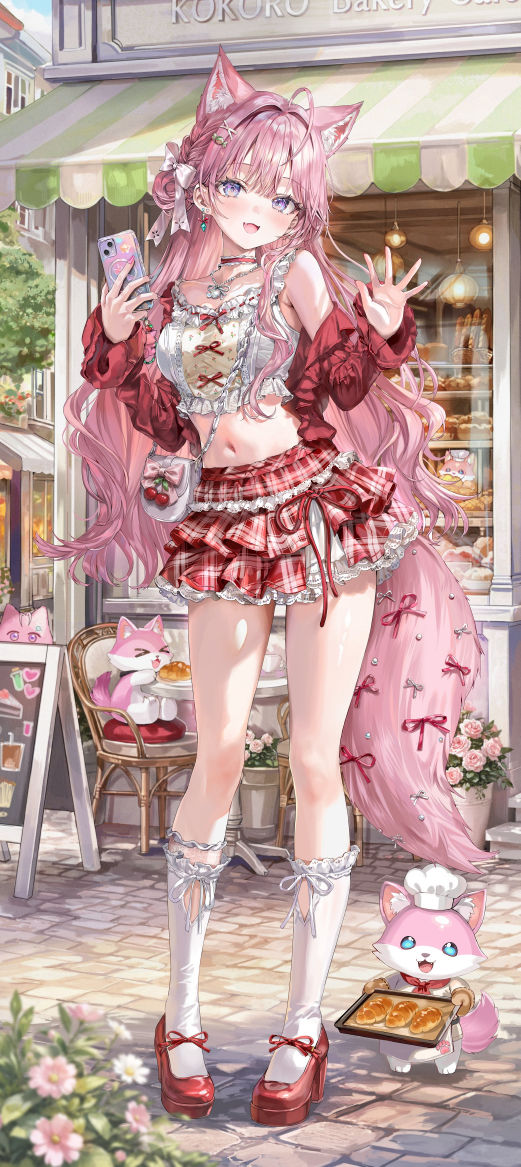
#> input picture Image_1788166268892_463.jpg, 1562 x 3500 px (shown at 1/3 size)
$ python -i png_meta.py   (imports and definitions only)
#> lines starting #> are read from the running program, lines starting #| are printed output that depends on the picture
# -*- coding: utf-8 -*-
"""PNG 元数据反推 —— 仅输出正向 prompt。

支持四种写入方式：
  * NAI 出图：tEXt/iTXt["Comment"] 是 JSON，含 prompt / uc
  * NAI 隐写：alpha（或 RGB）通道最低位藏 stealth pnginfo，tEXt 被剥掉后仍在
  * SD WebUI：tEXt["parameters"] 是纯文本，"prompt\\nNegative prompt: ...\\nSteps: ..."
  * 通用：tEXt["prompt"] / ["Description"] / ["UserComment"]

依据需求负面不输出，解析时仍需识别 Negative prompt 行以免被串进正向。
"""

from __future__ import annotations

import gzip
import json
import re
import struct
import zlib
from dataclasses import dataclass, field
from itertools import islice
from typing import Dict, List, Optional


# NAI 的结构化正向 prompt 容器键：v4_prompt / v4_5_prompt / v5_prompt …
# 按家族匹配而非硬编码版本号，新版本沿用同一结构时不需要改代码
_STRUCTURED_PROMPT_KEY_RE = re.compile(r"v\d+(?:_\d+)*_prompt")

# 顶层 prompt / Description 也可能直接是 caption 容器而不是字符串
_CAPTION_CONTAINER_KEYS = frozenset({"prompt", "description", "caption"})

# 负面来源，任何情况下都不得当正向读取
_NEGATIVE_KEYS = frozenset({"uc", "negative_prompt", "negativeprompt"})

# stealth pnginfo 的四种签名。前缀决定载体通道，后缀决定是否 gzip 压缩。
# 实测 NAI 出图用的是 alpha 通道 + gzip（stealth_pngcomp）。
_STEALTH_SIGNATURES = {
    "stealth_pnginfo": ("alpha", False),
    "stealth_pngcomp": ("alpha", True),
    "stealth_rgbinfo": ("rgb", False),
    "stealth_rgbcomp": ("rgb", True),
}
_STEALTH_SIGNATURE_BITS = 15 * 8  # 四个签名都是 15 个 ASCII 字符
_STEALTH_LENGTH_BITS = 32  # 紧跟签名的 32 位大端整数，单位是"位"而不是字节
# 载荷位数上限，防止被构造的长度字段拖着读满整张图
_STEALTH_MAX_PAYLOAD_BITS = 8 * 1024 * 1024

# 常见图片容器的魔数，用于把"不是 PNG"和"是 PNG 但没元数据"区分开
_IMAGE_MAGICS = (
    (b"\x89PNG\r\n\x1a\n", "PNG"),
    (b"\xff\xd8\xff", "JPEG"),
    (b"GIF87a", "GIF"),
    (b"GIF89a", "GIF"),
    (b"BM", "BMP"),
)


@dataclass
class PngMetaResult:
    """PNG 元数据反推结果。"""

    prompt: str
    tags: List[str] = field(default_factory=list)
    # NAI / SD 输出的额外参数信息，便于排错时回看（不强制使用）
    raw_metadata: Optional[Dict[str, object]] = None


def _parse_png_text_chunks(data: bytes) -> Dict[str, str]:
    """纯标准库解析 PNG tEXt / iTXt / zTXt chunk，返回 {keyword: value}。"""
    if len(data) < 8 or data[:8] != b"\x89PNG\r\n\x1a\n":
        return {}

    chunks: Dict[str, str] = {}
    pos = 8
    length_total = len(data)

    while pos + 12 <= length_total:
        length = struct.unpack(">I", data[pos : pos + 4])[0]
        chunk_type = data[pos + 4 : pos + 8]
        chunk_data = data[pos + 8 : pos + 8 + length]
        pos += 12 + length  # length(4) + type(4) + data + crc(4)

        if chunk_type == b"tEXt":
            try:
                null_idx = chunk_data.index(b"\x00")
                keyword = chunk_data[:null_idx].decode("latin-1")
                value = chunk_data[null_idx + 1 :].decode("latin-1")
                chunks[keyword] = value
            except (ValueError, UnicodeDecodeError):
                pass

        elif chunk_type == b"iTXt":
            # iTXt: keyword\0 comp_flag(1) comp_method(1) language\0 translated_keyword\0 text
            try:
                null_idx = chunk_data.index(b"\x00")
                keyword = chunk_data[:null_idx].decode("latin-1")
                rest = chunk_data[null_idx + 1 :]
                if len(rest) < 2:
                    continue
                comp_flag = rest[0]
                rest = rest[2:]  # 跳过 comp_flag + comp_method
                # 跳过 language 和 translated_keyword（各以 \0 结尾）
                for _ in range(2):
                    ni = rest.index(b"\x00")
                    rest = rest[ni + 1 :]
                if comp_flag == 1:
                    text = zlib.decompress(rest).decode("utf-8")
                else:
                    text = rest.decode("utf-8")
                chunks[keyword] = text
            except (ValueError, UnicodeDecodeError, zlib.error):
                pass

        elif chunk_type == b"zTXt":
            try:
                null_idx = chunk_data.index(b"\x00")
                keyword = chunk_data[:null_idx].decode("latin-1")
                # null + compression_method(1) 共 2 字节，再之后才是压缩文本
                compressed = chunk_data[null_idx + 2 :]
                value = zlib.decompress(compressed).decode("latin-1")
                chunks[keyword] = value
            except (ValueError, UnicodeDecodeError, zlib.error):
                pass

        elif chunk_type == b"IEND":
            break

    return chunks


def _split_tags(prompt: str) -> List[str]:
    """按逗号切分 prompt，过滤空白项。"""
    return [t.strip() for t in prompt.split(",") if t.strip()]


# [167 lines left out: functions _normalize_prompt, _iter_positive_structured_prompts, _caption_of, _extract_structured_captions, _extract_from_nai_comment, _extract_from_sd_parameters, not called in this run]


def _resolve_from_chunks(chunks: Dict[str, str]) -> Optional[PngMetaResult]:
    """按 NAI → SD WebUI → 通用键的顺序解析一组文本字段。

    tEXt chunk 与像素隐写载荷的键名是同一套（Comment / Description / …），
    所以两条来源共用这个解析器，避免规则各写一份后漂移。
    """

    if not chunks:
        return None

    # NAI 格式优先
    if "Comment" in chunks:
        result = _extract_from_nai_comment(chunks["Comment"])
        if result is not None:
            return result

    # SD WebUI 格式
    if "parameters" in chunks:
        result = _extract_from_sd_parameters(chunks["parameters"])
        if result is not None:
            return result

    # 通用兜底字段
    for key in ("prompt", "Description", "UserComment"):
        value = chunks.get(key)
        if not isinstance(value, str):
            continue
        tags = _split_tags(value)
        if tags:
            return PngMetaResult(prompt=", ".join(tags), tags=tags)

    return None


def _stealth_chunks(image_bytes: bytes) -> Dict[str, str]:
    """把隐写载荷解成与 tEXt chunk 同构的字段表。"""

    payload = extract_stealth_metadata(image_bytes)
    if not payload:
        return {}
    try:
        parsed = json.loads(payload)
    except (json.JSONDecodeError, ValueError):
        # 载荷不是 JSON 时按纯 prompt 文本处理
        return {"Description": payload}
    if not isinstance(parsed, dict):
        return {}
    return {
        str(key): value
        for key, value in parsed.items()
        if isinstance(value, str)
    }


def extract_prompt_from_png(image_bytes: bytes) -> Optional[PngMetaResult]:
    """从 PNG bytes 中尝试解析 prompt。无元数据时返回 None。"""
    try:
        chunks = _parse_png_text_chunks(image_bytes)
    except Exception:
        # 任何解析异常都视为无元数据，由上层走兜底链路
        chunks = {}

    result = _resolve_from_chunks(chunks)
    if result is not None:
        return result

    # tEXt 没拿到就读像素隐写：QQ 等平台会剥掉 ancillary chunk，但像素是无损
    # 转发的，NAI 同时写进 alpha 最低位的那份因此存活
    return _resolve_from_chunks(_stealth_chunks(image_bytes))


# [76 lines left out: functions _detect_container, _iter_lsb_bits, _bits_to_bytes, _read_stealth_payload, not called in this run]


def extract_stealth_metadata(image_bytes: bytes) -> Optional[str]:
    """读取藏在像素最低位里的 stealth pnginfo 原文。

    NAI 出图同时写 tEXt 和像素隐写。QQ 之类的平台会剥掉 tEXt ancillary chunk
    但像素是无损转发的，隐写因此存活——这是 tEXt 丢失后唯一还能拿到真实
    prompt 的路径，比 WD14 反标签精确得多。

    需要 Pillow 读像素；缺依赖时返回 None 交由上层继续兜底。
    """

    try:
        from PIL import Image
    except ImportError:
        return None

    import io

    try:
        with Image.open(io.BytesIO(image_bytes)) as image:
            # 载体是 alpha 还是 RGB 由签名决定，先按图像本身有没有 alpha 排序尝试
            carriers = ["alpha", "rgb"] if image.mode in ("RGBA", "LA", "PA") else ["rgb"]
            for carrier in carriers:
                converted = image.convert("RGBA" if carrier == "alpha" else "RGB")
                for compressed in (True, False):
                    payload = _read_stealth_payload(converted, carrier, compressed)
                    if payload:
                        return payload
    except Exception:
        # 隐写是兜底路径，任何解码异常都不该冒泡打断反推
        return None
    return None


# [100 lines left out: functions _png_dimensions, describe_png_metadata, not called in this run]


__all__ = ["PngMetaResult", "describe_png_metadata", "extract_prompt_from_png"]

>>> import cv2
>>> picture = cv2.imread('../../Image_1788166268892_463.jpg', cv2.IMREAD_GRAYSCALE)
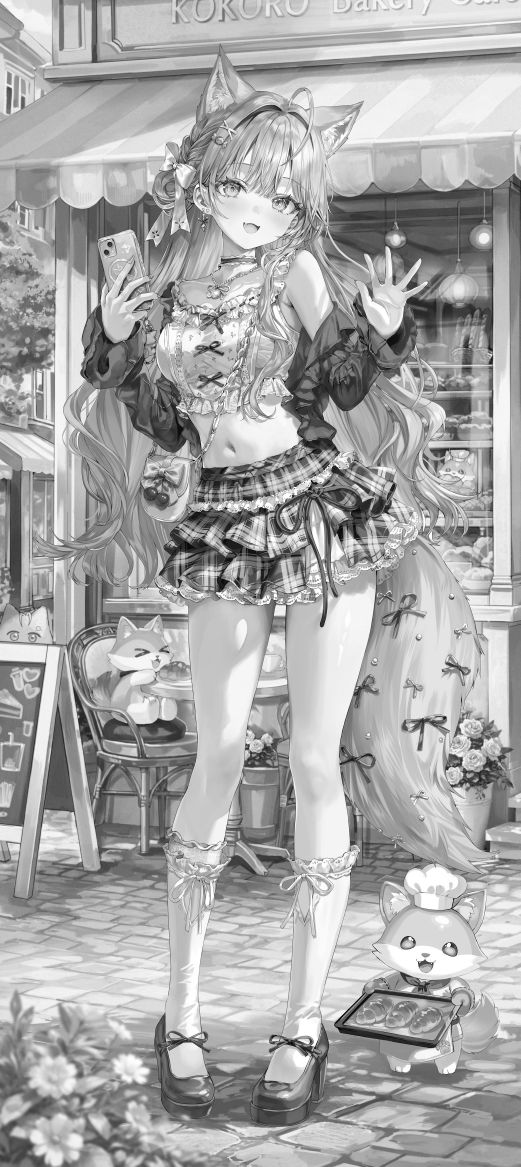
#> picture: shape (3500, 1562) (shown at 1/3 size); min 0, max 255, mean 168.8
>>> result = extract_prompt_from_png(picture)
